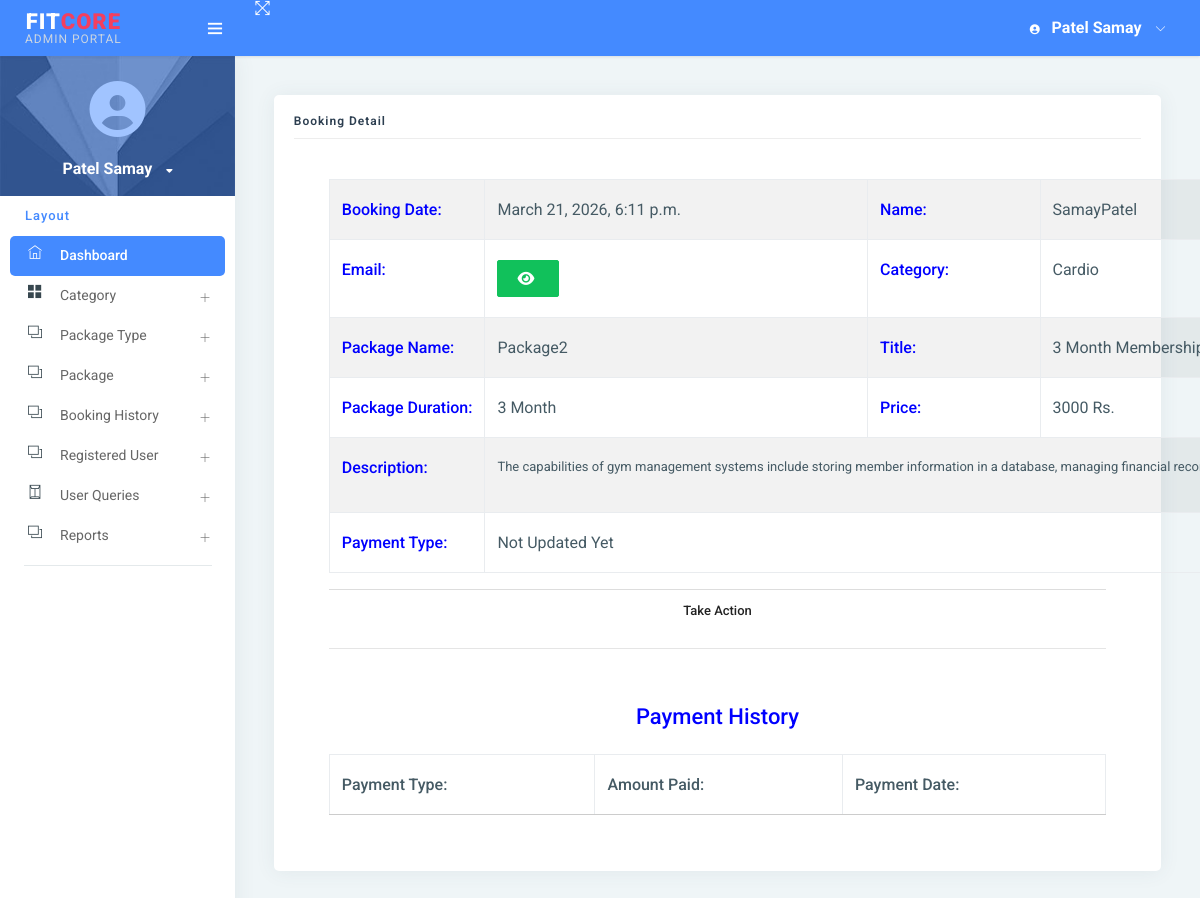
Screenshot of /booking_detail/5/ (signed in) with the database file from the repository.
### gym/models.py (models this page shows, shortened)
class Booking(models.Model):
    package = models.ForeignKey(Package, on_delete=models.CASCADE, null=True, blank=True)
    register = models.ForeignKey(Signup, on_delete=models.CASCADE, null=True, blank=True)
    bookingnumber = models.CharField(max_length=100, null=True, blank=True)
    status = models.IntegerField(choices=STATUS, default=1)
    creationdate = models.DateTimeField(auto_now_add=True)

class Signup(models.Model):
    user = models.ForeignKey(User, on_delete=models.CASCADE, null=True)
    mobile = models.CharField(max_length=15, null=True)
    state = models.CharField(max_length=150, null=True)
    city = models.CharField(max_length=150, null=True)
    address = models.CharField(max_length=200, null=True)
    creationdate = models.DateTimeField(auto_now_add=True)

class Package(models.Model):
    category = models.ForeignKey(Category, on_delete=models.CASCADE, null=True)
    packagename = models.ForeignKey(Packagetype, on_delete=models.CASCADE, null=True)
    titlename = models.CharField(max_length=200, null=True)
    packageduration = models.CharField(max_length=50, null=True)
    price = models.CharField(max_length=200, null=True)
    description = models.CharField(max_length=200, null=True)
    creationdate = models.DateTimeField(auto_now_add=True)

class Category(models.Model):
    categoryname = models.CharField(max_length=200, null=True)
    status = models.CharField(max_length=300, null=True)
    creationdate = models.DateTimeField(auto_now_add=True)

class Packagetype(models.Model):
    category = models.ForeignKey(Category, on_delete=models.CASCADE, null=True)
    packagename = models.CharField(max_length=200, null=True)
    creationdate = models.DateTimeField(auto_now_add=True)
    def __str__(self):
        return self.packagename

### gym/views.py (the view, shortened to what this page needs)
# urls.py: path('booking_detail/<int:pid>/', booking_detail, name="booking_detail"),
def booking_detail(request, pid):
    data = Booking.objects.get(id=pid)
    payment = Paymenthistory.objects.filter(booking=data)
    if request.user.is_staff:
        return render(request, "admin/admin_booking_detail.html", locals())
    else:
        return render(request, "user_booking_detail.html", locals())

### gym/templates/admin/admin_booking_detail.html (shortened to what this page needs)
{% extends 'admin_base.html' %}
{% load static custom_tags %}
{% block main %}
<link rel="stylesheet" href="https://cdnjs.cloudflare.com/ajax/libs/font-awesome/6.2.0/css/all.min.css" />
<div class="pcoded-inner-content">
    <div class="main-body">
        <div class="page-wrapper">
            <div class="page-body">
                <div class="row">
                    <div class="col-sm-12">
                        <div class="card">
                            <div class="card-block">
                                <h4 class="sub-title">Booking Detail</h4>
                                <div class="card-body">
                                <div class="container">
                                    <table id="example1" class="table table-bordered table-striped">
                                        <tr>
                                            <th style="color:blue">Booking Date:</th>
                                            <td>{{data.creationdate}}</td>
                                            <th style="color:blue">Name:</th>
                                            <td>{{data.register.user.first_name}}{{data.register.user.last_name}}</td>
                                        </tr>
                                        <tr>
                                            <th style="color:blue">Email:</th>
                                            <td>
                                                <button type="button" class="btn btn-success" id="email-btn-{{forloop.counter}}" onclick="togglePassword('email-{{forloop.counter}}', this.id)"><i class="fa fa-eye"></i></button>
                                            </td>
                                            <th style="color:blue">Category:</th>
                                            <td>{{data.package.category.categoryname}}</td>
                                        </tr>
                                        <tr>
                                            <th style="color:blue">Package Name:</th>
                                            <td>{{data.package.packagename}}</td>
                                            <th style="color:blue">Title:</th>
                                            <td>{{data.package.titlename}}</td>
                                        </tr>
                                        <tr>
                                            <th style="color:blue">Package Duration:</th>
                                            <td>{{data.package.packageduration}}</td>
                                            <th style="color:blue">Price:</th>
                                            <td>{{data.package.price}} Rs.</td>
                                        </tr>
                                        <tr>
                                            <th style="color:blue">Description:</th>
                                            <td colspan="12">{{data.package.description|safe}}</td>
                                        </tr>
                                        <tr>
                                            <th style="color:blue">Payment Type:</th>
                                             <td colspan="12">{{data.get_status_display}}</td>
                                        </tr>
                                    </table>
                                    {% if data.status == 1 %}
                                    <center>
                                        <div class="accordion-heading" role="tab" id="headingOne">
                                                <h3 class="card-title accordion-title"><a class="accordion-msg waves-effect waves-dark" data-toggle="collapse" data-parent="#accordion" href="#collapseOne" aria-expanded="true" aria-controls="collapseOne">
                                                    Take Action</a>
                                                </h3>
                                        </div>
                                    </center>
                                    {% endif %}
                                    <hr>
                                    {% if data.status != "New" %}
                                    <table id="example6" class="table table-bordered table-striped">
                                        <div class="card-body">
                                            <tr>
                                                <center>
                                                    <h4 style="color:blue">Payment History</h4>
                                                </center>
                                            </tr>
                                            <table id="example5" class="table table-bordered table-striped">
                                                <thead>
                                                <tr>
                                                    <th>Payment Type:</th>
                                                    <th>Amount Paid:</th>
                                                    <th>Payment Date:</th>
                                                </tr>
                                                </thead>
                                            </table>
                                        </div>
                                    </table>
                                    {% endif %}
                                </div>
                                </div>
                            </div>
                        </div>
                    </div>
                </div>
            </div>
        </div>
    </div>
</div>
{% endblock %}

### gym/templates/admin/admin_booking_detail.html (style rules this page uses)
td { padding:0px; }

### rows the page displays
Booking: creationdate "March 21, 2026, 6:11 p.m.", register.user.first_name "Samay", register.user.last_name "Patel", package.category.categoryname "Cardio", package.packagename "Package2", package.titlename "3 Month…", package.packageduration "3 Month", package.price "3000", package.description "The capabilities of gym management systems include storing member information in a database, managing financial…", status "Not Updated Yet"
